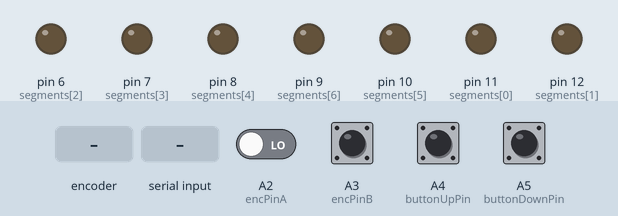
Recording of a sketch running on a simulated Arduino Uno, built with avr-gcc and run on an emulated ATmega328P. Shown: output pins drawn as LEDs (lit = HIGH). The test bench sets the inputs (shaded band); at power-on: A3 (encPinB), A4 (buttonUpPin), A5 (buttonDownPin) HIGH, A2 (encPinA) LOW. What the sketch prints to the serial monitor is not drawn.

Above: at 1.2 s.
1.3 s: rotary encoder on A2 (encPinA) / A3 (encPinB) turned 3 steps (first pin leading)
At 2.2 s:
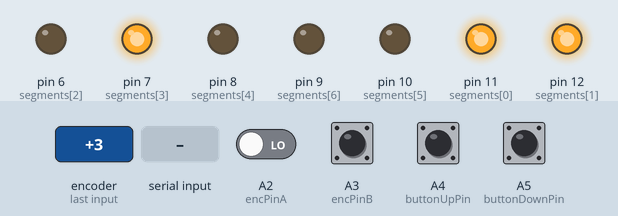
3.4 s: A5 (buttonDownPin) pulled LOW for 0.15 s
At 4.7 s:
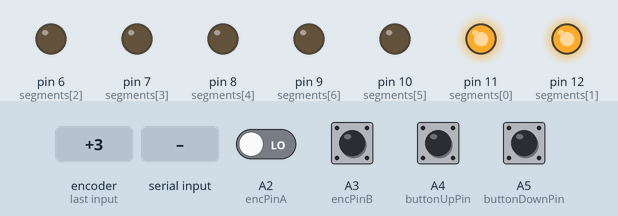
5.0 s: "L" received over Serial
At 5.5 s:
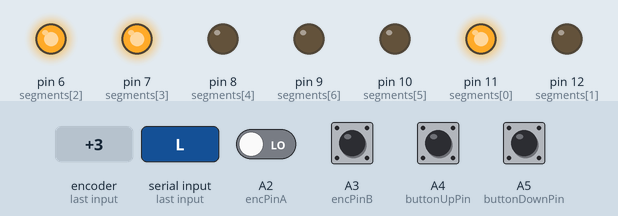
6.5 s: A5 (buttonDownPin) pulled LOW for 1 s
At 8.4 s:
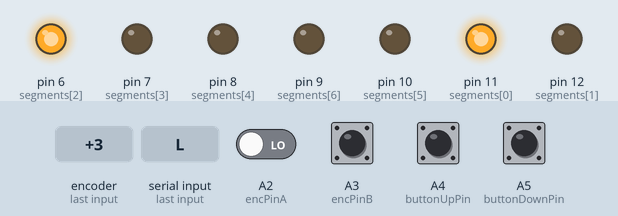
9.0 s: rotary encoder on A2 (encPinA) / A3 (encPinB) turned 1 step (first pin leading)
At 10.1 s:
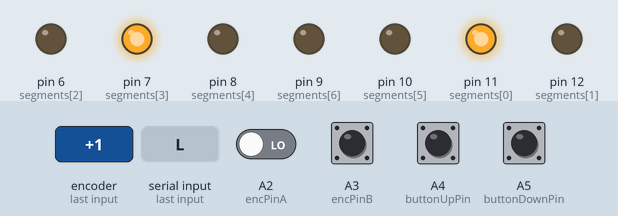
10.7 s: A5 (buttonDownPin) pulled LOW for 0.15 s
At 11.4 s:
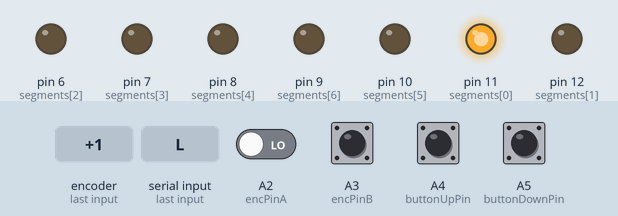
Timing chart, 0 to 13.3 s (numbered marks = the images above; inputs shaded):
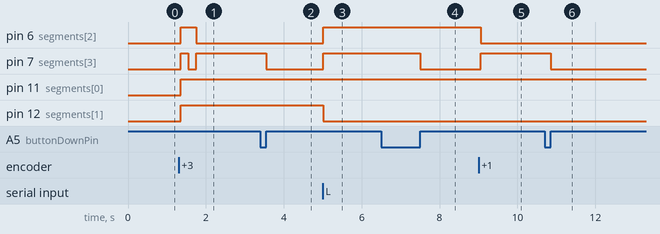

Measured:
- after the input at 1.3 s, pin 6 (segments[2]): LOW → HIGH after 0.05 s, → LOW 0.40 s later; pin 7 (segments[3]): LOW → HIGH after 0.05 s, → LOW 0.20 s later, → HIGH 0.20 s later; pin 11 (segments[0]), pin 12 (segments[1]): LOW → HIGH after 0.05 s
- after the input at 3.4 s, pin 7 (segments[3]): HIGH → LOW after 0.15 s
- after the input at 5.0 s, pin 6 (segments[2]), pin 7 (segments[3]): LOW → HIGH at once; pin 12 (segments[1]): HIGH → LOW at once
- after the input at 6.5 s, pin 7 (segments[3]): HIGH → LOW after 1.0 s
- after the input at 9.0 s, pin 6 (segments[2]): HIGH → LOW after 0.05 s; pin 7 (segments[3]): LOW → HIGH after 0.05 s
- after the input at 10.7 s, pin 7 (segments[3]): HIGH → LOW after 0.15 s

The sketch:

countingKnobWithPushButtonsRel2.ino
```cpp
/*
inspired by circuits at home
http://www.circuitsathome.com/mcu/reading-rotary-encoder-on-arduino
*/

const int encPinA = A2;                           // rotary encoder pin A
const int encPinB = A3;                           // rotary encoder pin B
int encALast;

int theNumber = 0;
int sendNumber = -1;
const int maxNumber = 255;
int val;
int segments[7] = {11,12,6,7,8,10,9};       // pins, the segments are attached to

int buttonUpPin = A4;                        // pin, where the push button UP is connected
int buttonDownPin = A5;                      // pin, where the push button DOWN is connected
int buttonUpState;
int buttonDownState;
int lastButtonUpState;
int lastButtonDownState;


byte seven_seg_segments[16][7] = {
  {1,1,1,1,1,1,0},  // = 0
  {0,1,1,0,0,0,0},  // = 1
  {1,1,0,1,1,0,1},  // = 2
  {1,1,1,1,0,0,1},  // = 3
  {0,1,1,0,0,1,1},  // = 4
  {1,0,1,1,0,1,1},  // = 5
  {1,0,1,1,1,1,1},  // = 6
  {1,1,1,0,0,0,0},  // = 7
  {1,1,1,1,1,1,1},  // = 8
  {1,1,1,1,0,1,1},  // = 9
  {1,1,1,0,1,1,1},  // = A
  {0,0,1,1,1,1,1},  // = B
  {1,0,0,1,1,1,0},  // = C
  {0,1,1,1,1,0,1},  // = D
  {1,0,0,1,1,1,1},  // = E
  {1,0,0,0,1,1,1}   // = F
};

byte leds_segments[16][4] = {
  {1,1,1,1},  // = 0
  {1,1,1,0},  // = 1
  {1,1,0,1},  // = 2
  {1,1,0,0},  // = 3
  {1,0,1,1},  // = 4
  {1,0,1,0},  // = 5
  {1,0,0,1},  // = 6
  {1,0,0,0},  // = 7
  {0,1,1,1},  // = 8
  {0,1,1,0},  // = 9
  {0,1,0,1},  // = A
  {0,1,0,0},  // = B
  {0,0,1,1},  // = C
  {0,0,1,0},  // = D
  {0,0,0,1},  // = E
  {0,0,0,0}   // = F
};

void setup() {
  Serial.begin(9600);                    // starts serial communication
  //pinMode(encPinA, INPUT);                    // set rotary encoder A pin as input
  //pinMode(encPinB, INPUT);                    // set rotary encoder B pin as input
  //digitalWrite(encPinA, HIGH);                // switches internal drop down resistors on
  //digitalWrite(encPinB, HIGH);                // switches internal drop down resistors on

  //pinMode(buttonUpPin,INPUT);
  //pinMode(buttonDownPin, INPUT);

  for (int i=0; i<7; i++){
    pinMode(segments[i], OUTPUT);           // sets the seven segment outputs
  }
}

void sevenSegWrite(int digit) {  // write a number to a seven segment digit
  for (int i = 0; i < 7; i++) {
    if (seven_seg_segments[digit][i] == 1){  // segment connected to ground leads to 0 instead of 1
      digitalWrite(segments[i], LOW);
    }
    else {
      digitalWrite(segments[i], HIGH);
    }
  }
}

void ledsWrite(int digit) {
  for (int i = 0; i < 4; i++) {
    if (leds_segments[digit][i] == 1){
      digitalWrite(segments[i], LOW);
    }
    else {
      digitalWrite(segments[i], HIGH);
    }
  }
}

void showNumber(){                                 // show the number

    if (sendNumber != theNumber) {
    byte toBeSend = theNumber;
    Serial.write(toBeSend);
    sendNumber = theNumber;
    }

    int ergebnis = theNumber&0x0f;
    if (ergebnis>-1){
      //sevenSegWrite(ergebnis);
      ledsWrite(ergebnis);
      delayMicroseconds(10);
    } else {
      //sevenSegWrite(0);
      ledsWrite(0);
      delayMicroseconds(10);
    }
}

void nextNumber() {
      theNumber++;
      if (theNumber>maxNumber) theNumber=0;
}

void prevNumber() {
      theNumber--;
      if (theNumber<0) theNumber=maxNumber;
}

void loop() {
  // read rotary encoder
  int encPinAState = digitalRead(encPinA);
  int encPinBState = digitalRead(encPinB);

  if (encALast!=encPinAState){
    if ((encPinAState==HIGH)&&(encPinBState==HIGH)) {
      nextNumber();
    }
    if ((encPinAState==HIGH)&&(encPinBState==LOW)) {
      prevNumber();
    }
  }

  encALast=encPinAState;

  buttonUpState = digitalRead(buttonUpPin);
  // compare the buttonState to its previous state
  if (buttonUpState != lastButtonUpState) {
    // if the state has changed, increment the counter
    if (buttonUpState == HIGH) {
      // if the current state is HIGH then the button wend from off to on:
      nextNumber();
    }
  }
  // save the current state as the last state,
  //for next time through the loop
  lastButtonUpState = buttonUpState;

  buttonDownState = digitalRead(buttonDownPin);
  // compare the buttonState to its previous state
  if (buttonDownState != lastButtonDownState) {
    // if the state has changed, increment the counter
    if (buttonDownState == HIGH) {
      // if the current state is HIGH then the button
      // wend from off to on:
      prevNumber();
      //Serial.println("dec");
    }
  }
  // save the current state as the last state,
  //for next time through the loop
  lastButtonDownState = buttonDownState;
  showNumber();

  ////////////////////// integration of snippet taken from PhysicalPixel example

    if (Serial.available() > 0) {
    // read the oldest byte in the serial buffer:
    byte incomingByte = Serial.read();
    // if it's a capital H (ASCII 72), turn on the LED:
    if (incomingByte == 'H') {
      nextNumber();
    }
    // if it's an L (ASCII 76) turn off the LED:
    if (incomingByte == 'L') {
      prevNumber();
    }
  }

  delay(5);
}
```
